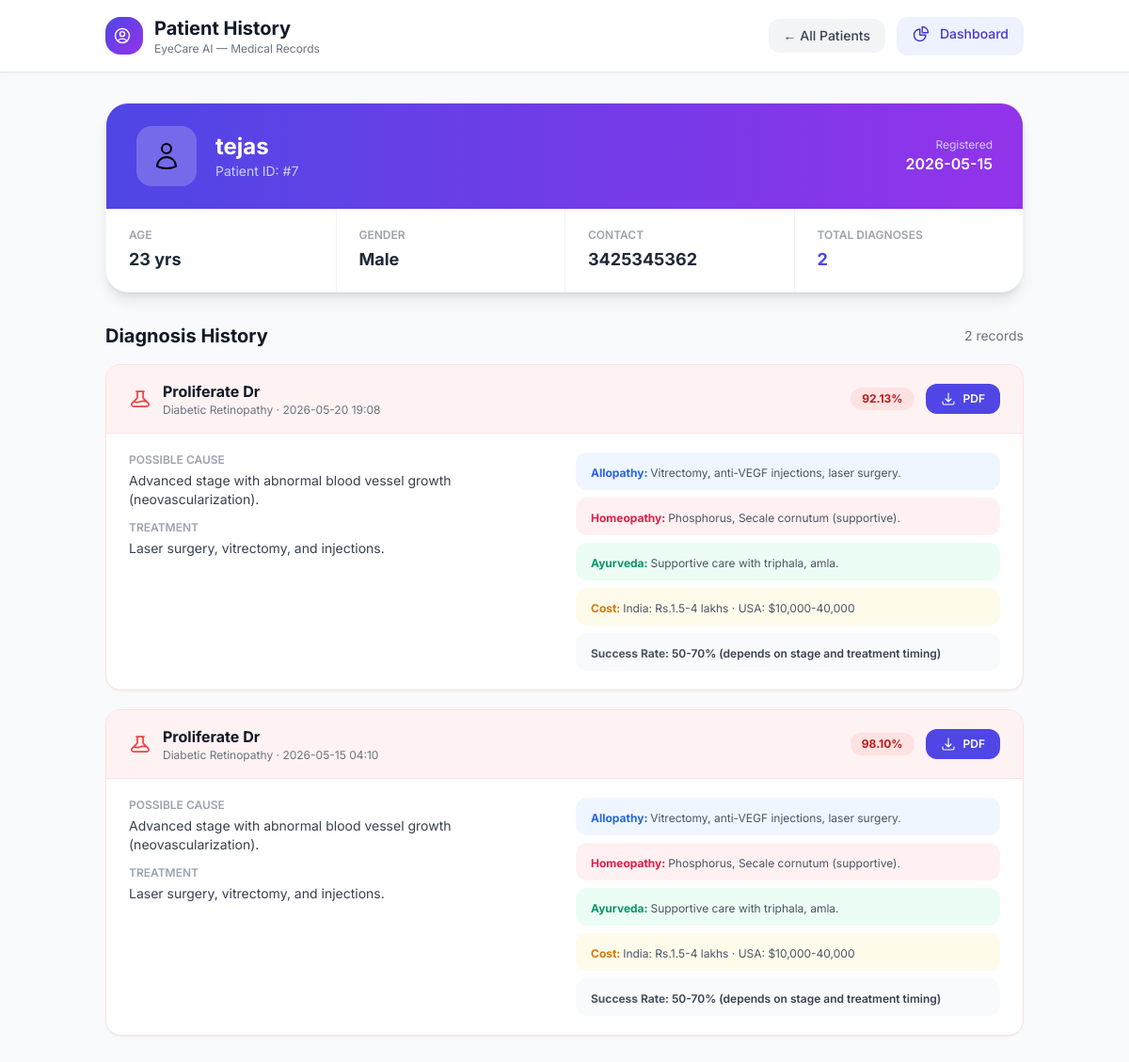
The app's page /patient/7 with its own data.
### models.py (models this page shows, shortened)
class Patient(db.Model):
    __tablename__ = 'patients'
    id            = db.Column(db.Integer, primary_key=True, autoincrement=True)
    name          = db.Column(db.String(100), nullable=False, default='Unknown')
    age           = db.Column(db.Integer, nullable=True)
    gender        = db.Column(db.String(10), nullable=True)       # Male / Female / Other
    contact       = db.Column(db.String(20), nullable=True)
    created_at    = db.Column(db.DateTime, default=datetime.utcnow)
    predictions   = db.relationship('Prediction', backref='patient', lazy=True)
    def to_dict(self):
        return {
            'id':         self.id,
            'name':       self.name,
            'age':        self.age,
            'gender':     self.gender,
            'contact':    self.contact,
            'created_at': self.created_at.strftime("%Y-%m-%d %H:%M:%S"),
        }

class Prediction(db.Model):
    __tablename__ = 'predictions'
    id              = db.Column(db.Integer, primary_key=True, autoincrement=True)
    patient_id      = db.Column(db.Integer, db.ForeignKey('patients.id'), nullable=False)
    disease_type    = db.Column(db.String(50),  nullable=False)   # diabetic_retinopathy | cataract | glaucoma
    prediction      = db.Column(db.String(100), nullable=False)
    confidence      = db.Column(db.Float,       nullable=False)
    cause           = db.Column(db.Text,        nullable=True)
    treatment       = db.Column(db.Text,        nullable=True)
    homeopathy      = db.Column(db.Text,        nullable=True)
    allopathy       = db.Column(db.Text,        nullable=True)
    ayurveda        = db.Column(db.Text,        nullable=True)
    india_hospitals = db.Column(db.Text,        nullable=True)
    usa_hospitals   = db.Column(db.Text,        nullable=True)
    cost_india      = db.Column(db.String(100), nullable=True)
    cost_usa        = db.Column(db.String(100), nullable=True)
    success_rate    = db.Column(db.String(100), nullable=True)
    diagnosed_at    = db.Column(db.DateTime, default=datetime.utcnow)
    def to_dict(self):
        return {
            'id':              self.id,
            'patient_id':      self.patient_id,
            'disease_type':    self.disease_type,
            'prediction':      self.prediction,
            'confidence':      f"{self.confidence:.2%}",
            'cause':           self.cause,
            'treatment':       self.treatment,
            'homeopathy':      self.homeopathy,
            'allopathy':       self.allopathy,
            'ayurveda':        self.ayurveda,
            'india_hospitals': self.india_hospitals,
            'usa_hospitals':   self.usa_hospitals,
            'cost_india':      self.cost_india,
            'cost_usa':        self.cost_usa,
            'success_rate':    self.success_rate,
            'diagnosed_at':    self.diagnosed_at.strftime("%Y-%m-%d %H:%M:%S"),
        }

### app.py (the view)
@app.route('/patient/<int:patient_id>')
def patient_detail(patient_id):
    patient = get_patient_by_id(patient_id)
    if not patient:
        abort(404)
    predictions = get_predictions_by_patient(patient_id)
    return render_template(
        'patient_history.html',
        patient     = patient.to_dict(),
        predictions = [p.to_dict() for p in predictions]
    )

### database.py (called while the page is built)
def get_patient_by_id(patient_id: int):
    from models import Patient
    return Patient.query.get(patient_id)

def get_predictions_by_patient(patient_id: int):
    from models import Prediction
    return (Prediction.query
            .filter_by(patient_id=patient_id)
            .order_by(Prediction.diagnosed_at.desc())
            .all())

### templates/patient_history.html (shortened to what this page needs)
<!DOCTYPE html>
<html lang="en">
<head>
  <script src="https://cdn.tailwindcss.com"></script>
</head>
<body class="bg-gray-50 min-h-screen">
  <header class="bg-white shadow-sm border-b sticky top-0 z-50">
    <div class="max-w-5xl mx-auto px-6 py-4 flex items-center justify-between">
      <div class="flex items-center gap-3">
        <div class="w-10 h-10 bg-gradient-to-br from-indigo-600 to-purple-600 rounded-2xl flex items-center justify-center text-white"></div>
        <div>
          <h1 class="text-xl font-bold text-gray-900">Patient History</h1>
          <p class="text-xs text-gray-500">EyeCare AI — Medical Records</p>
        </div>
      </div>
      <div class="flex items-center gap-3">
        <a href="{{ url_for('patients_list') }}" class="px-4 py-2 text-sm bg-gray-100 hover:bg-gray-200 text-gray-700 rounded-xl font-medium transition">← All Patients</a>
        <a href="{{ url_for('dashboard') }}" class="px-4 py-2 text-sm bg-indigo-50 hover:bg-indigo-100 text-indigo-700 rounded-xl font-medium transition"><span class="inline-flex items-center gap-1.5"><svg xmlns="http://www.w3.org/2000/svg" class="w-5 h-5 inline-block mr-1" fill="none" viewBox="0 0 24 24" stroke="currentColor" stroke-width="1.75" stroke-linecap="round" stroke-linejoin="round" ><path d="M10.5 6a7.5 7.5 0 1 0 7.5 7.5h-7.5V6Z"/><path d="M13.5 10.5H21A7.5 7.5 0 0 0 13.5 3v7.5Z"/></svg> Dashboard</span></a>
      </div>
    </div>
  </header>
  <div class="max-w-5xl mx-auto px-6 py-8">
    <div class="bg-white rounded-3xl shadow-lg border border-gray-100 overflow-hidden mb-8">
      <div class="bg-gradient-to-r from-indigo-600 to-purple-600 px-8 py-6">
        <div class="flex items-center gap-5">
          <div class="w-16 h-16 bg-white/20 rounded-2xl flex items-center justify-center text-4xl">
          </div>
          <div>
            <h2 class="text-2xl font-bold text-white">{{ patient.name }}</h2>
            <p class="text-indigo-200 text-sm">Patient ID: #{{ patient.id }}</p>
          </div>
          <div class="ml-auto text-right">
            <p class="text-indigo-200 text-xs">Registered</p>
            <p class="text-white font-semibold">{{ patient.created_at[:10] }}</p>
          </div>
        </div>
      </div>
      <div class="grid grid-cols-2 md:grid-cols-4 gap-0 divide-x divide-y md:divide-y-0 divide-gray-100">
        <div class="px-6 py-5">
          <p class="text-xs text-gray-400 uppercase font-semibold mb-1">Age</p>
          <p class="text-lg font-bold text-gray-800">{{ patient.age if patient.age else '—' }} {% if patient.age %}yrs{% endif %}</p>
        </div>
        <div class="px-6 py-5">
          <p class="text-xs text-gray-400 uppercase font-semibold mb-1">Gender</p>
          <p class="text-lg font-bold text-gray-800">{{ patient.gender if patient.gender else '—' }}</p>
        </div>
        <div class="px-6 py-5">
          <p class="text-xs text-gray-400 uppercase font-semibold mb-1">Contact</p>
          <p class="text-lg font-bold text-gray-800">{{ patient.contact if patient.contact else '—' }}</p>
        </div>
        <div class="px-6 py-5">
          <p class="text-xs text-gray-400 uppercase font-semibold mb-1">Total Diagnoses</p>
          <p class="text-lg font-bold text-indigo-600">{{ predictions | length }}</p>
        </div>
      </div>
    </div>
    <div class="mb-4 flex items-center justify-between">
      <h3 class="text-xl font-bold text-gray-900">Diagnosis History</h3>
      <span class="text-sm text-gray-500">{{ predictions | length }} record{{ 's' if predictions | length != 1 }}</span>
    </div>
    {% if predictions %}
    <div class="space-y-5">
      {% for p in predictions %}
      {% set is_healthy = p.prediction in ['No_DR', 'normal', 'Glaucoma_Negative'] %}
      <div class="bg-white rounded-2xl shadow-sm border {% if is_healthy %}border-emerald-100{% else %}border-red-100{% endif %} overflow-hidden">
        <div class="flex items-center justify-between px-6 py-4 {% if is_healthy %}bg-emerald-50{% else %}bg-red-50{% endif %} border-b {% if is_healthy %}border-emerald-100{% else %}border-red-100{% endif %}">
          <div class="flex items-center gap-3">
            <span class="text-2xl">
            </span>
            <div>
              <p class="font-bold text-gray-900">
                {{ p.prediction.replace('_',' ').title() }}
              </p>
              <p class="text-xs text-gray-500">
                {% if p.disease_type == 'diabetic_retinopathy' %}Diabetic Retinopathy
                {% elif p.disease_type == 'cataract' %}Cataract Detection
                {% else %}Glaucoma Detection{% endif %}
                · {{ p.diagnosed_at[:16] }}
              </p>
            </div>
          </div>
          <div class="flex items-center gap-3">
            <span class="{% if is_healthy %}bg-emerald-100 text-emerald-700{% else %}bg-red-100 text-red-700{% endif %} text-xs font-bold px-3 py-1 rounded-full">
              {{ p.confidence }}
            </span>
            <a href="{{ url_for('download_report', pred_id=p.id) }}"
               class="flex items-center gap-1.5 px-4 py-2 bg-indigo-600 hover:bg-indigo-700 text-white text-xs font-semibold rounded-xl transition">
              <span class="inline-flex items-center gap-1"> PDF</span>
            </a>
          </div>
        </div>
        <div class="px-6 py-5">
          <div class="grid md:grid-cols-2 gap-6">
            <div class="space-y-3">
              <div>
                <p class="text-xs font-semibold text-gray-400 uppercase">Possible Cause</p>
                <p class="text-sm text-gray-700 mt-1">{{ p.cause if p.cause else '—' }}</p>
              </div>
              <div>
                <p class="text-xs font-semibold text-gray-400 uppercase">Treatment</p>
                <p class="text-sm text-gray-700 mt-1">{{ p.treatment if p.treatment else '—' }}</p>
              </div>
            </div>
            <div class="space-y-2">
              {% if p.allopathy %}
              <div class="bg-blue-50 rounded-xl px-4 py-2">
                <span class="text-xs font-bold text-blue-600">Allopathy: </span>
                <span class="text-xs text-gray-600">{{ p.allopathy }}</span>
              </div>
              {% endif %}
              {% if p.homeopathy %}
              <div class="bg-rose-50 rounded-xl px-4 py-2">
                <span class="text-xs font-bold text-rose-600">Homeopathy: </span>
                <span class="text-xs text-gray-600">{{ p.homeopathy }}</span>
              </div>
              {% endif %}
              {% if p.ayurveda %}
              <div class="bg-emerald-50 rounded-xl px-4 py-2">
                <span class="text-xs font-bold text-emerald-600">Ayurveda: </span>
                <span class="text-xs text-gray-600">{{ p.ayurveda }}</span>
              </div>
              {% endif %}
              {% if p.cost_india or p.cost_usa %}
              <div class="bg-amber-50 rounded-xl px-4 py-2">
                <span class="text-xs font-bold text-amber-600">Cost: </span>
                <span class="text-xs text-gray-600">India: {{ p.cost_india }} · USA: {{ p.cost_usa }}</span>
              </div>
              {% endif %}
              {% if p.success_rate %}
              <div class="bg-gray-50 rounded-xl px-4 py-2">
                <span class="text-xs font-bold text-gray-600">Success Rate: </span>
                <span class="text-xs text-gray-700 font-semibold">{{ p.success_rate }}</span>
              </div>
              {% endif %}
            </div>
          </div>
        </div>
      </div>
      {% endfor %}
    </div>
    {% endif %}
  </div>
</body>
</html>

### templates/patient_history.html (style rules this page uses)
body { font-family: 'Inter', sans-serif; }

### records on screen
Patient: name "tejas", gender "Male", contact "3425345362"
Prediction: prediction.replace "Proliferate Dr", shows "Diabetic Retinopathy", diagnosed_at "2026-05-20 19:08", confidence "92.13%", cause "Advanced stage with abnormal blood vessel growth (neovascularization).", treatment "Laser surgery, vitrectomy, and injections.", allopathy "Vitrectomy, anti-VEGF injections, laser surgery.", homeopathy "Phosphorus, Secale cornutum (supportive).", ayurveda "Supportive care with triphala, amla.", cost_india "Rs.1.5-4 lakhs", cost_usa "$10,000-40,000", success_rate "50-70% (depends on stage and treatment timing)"
Prediction: prediction.replace "Proliferate Dr", shows "Diabetic Retinopathy", diagnosed_at "2026-05-15 04:10", confidence "98.10%", cause "Advanced stage with abnormal blood vessel growth (neovascularization).", treatment "Laser surgery, vitrectomy, and injections.", allopathy "Vitrectomy, anti-VEGF injections, laser surgery.", homeopathy "Phosphorus, Secale cornutum (supportive).", ayurveda "Supportive care with triphala, amla.", cost_india "Rs.1.5-4 lakhs", cost_usa "$10,000-40,000", success_rate "50-70% (depends on stage and treatment timing)"

### other values on screen
{{ patient.id }} "7"
{{ patient.created_at[:10] }} "2026-05-15"
{{ patient.age if patient.age else '—' }} "23"
{{ predictions | length }} "2"
{{ 's' if predictions | length != 1 }} "s"
